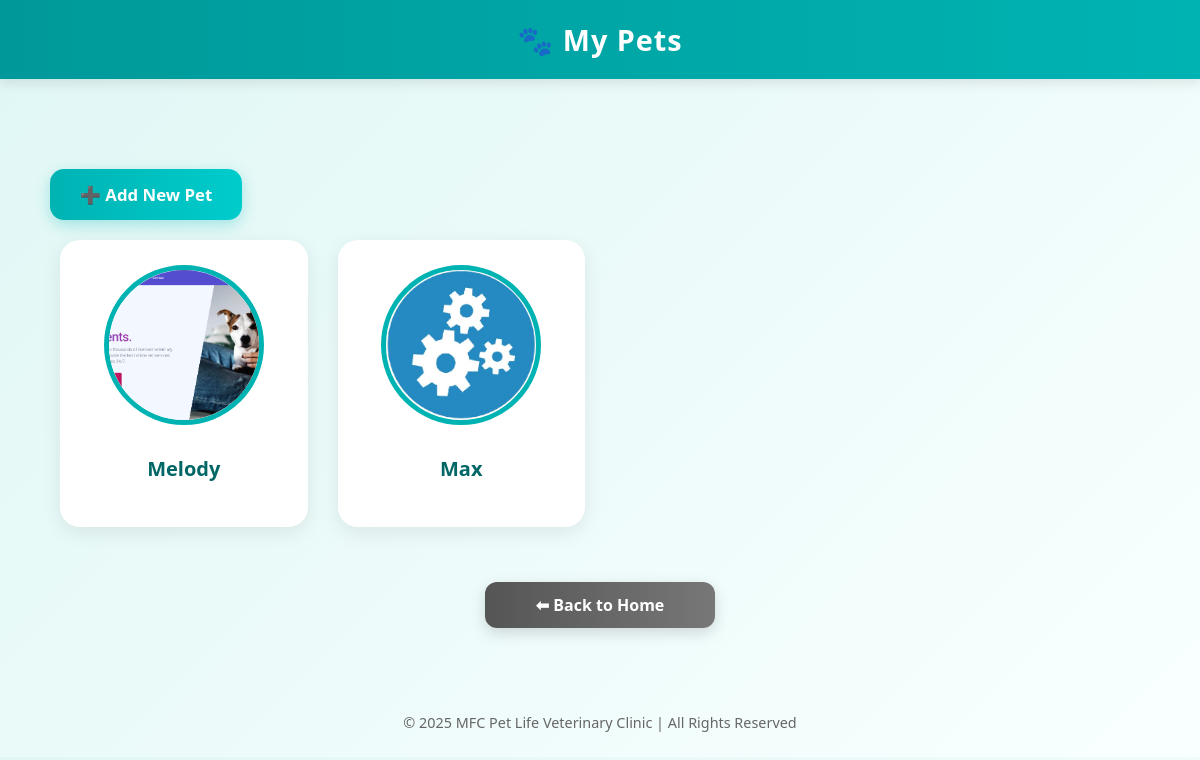
Screenshot of /pet-profile/ (signed in) with the database file from the repository.
### main/models.py (models this page shows, shortened)
class Pet(models.Model):
    owner = models.ForeignKey(User, on_delete=models.CASCADE)
    name = models.CharField(max_length=100)
    species = models.CharField(max_length=50)
    breed = models.CharField(max_length=100, blank=True, null=True)
    gender = models.CharField(max_length=10)
    color = models.CharField(max_length=50, blank=True, null=True)
    birthday = models.DateField(blank=True, null=True)
    age = models.PositiveIntegerField(default=0)
    weight = models.DecimalField(max_digits=5, decimal_places=2, blank=True, null=True)
    image = models.ImageField(upload_to='pets/', blank=True, null=True)
    is_active = models.BooleanField(default=True)  # Soft-delete flag

### main/views.py (the view)
# urls.py: path('pet-profile/', views.pet_profile, name='pet_profile'),
def pet_profile(request):
            pets = Pet.objects.filter(owner=request.user)
            for pet in pets:
                pet.years = pet.age // 12
                pet.months = pet.age % 12
            return render(request, 'clients/pet_profile.html', {'pets': pets})

### main/templates/clients/pet_profile.html (shortened to what this page needs)
{% load static %}
<!DOCTYPE html>
<html lang="en">
<head>
<link rel="stylesheet" href="{% static 'css/clients/pet_profile.css' %}">
</head>
<body>
    <header>🐾 My Pets</header>
    <div class="container">
        <a href="{% url 'add_pet' %}" class="add-btn">➕ Add New Pet</a>
        <div class="pet-list">
    {% for pet in pets %}
        <a href="{% url 'pet_detail' pet_id=pet.id %}" class="pet-card">
            {% if pet.image %}
                <img src="{{ pet.image.url }}" alt="{{ pet.name }}">
            {% else %}
                <img src="{% static 'images/default_pet.png' %}" alt="{{ pet.name }}">
            {% endif %}
            <h3>{{ pet.name }}</h3>
        </a>
    {% empty %}
        <p style="text-align:center; color:#555;">No pets added yet. 🐶🐱</p>
    {% endfor %}
</div>
        <a href="{% url 'homepage' %}" class="back-btn">⬅ Back to Home</a>
    </div>
    <footer>
        © {{ year|default:2025 }} MFC Pet Life Veterinary Clinic | All Rights Reserved
    </footer>
</body>
</html>

### main/static/css/clients/pet_profile.css (style rules this page uses)
body { font-family: 'Poppins', 'Segoe UI', Tahoma, Geneva, Verdana, sans-serif; background: linear-gradient(135deg, #e0f7f5, #f9ffff); margin: 0; padding: 0; color: #333; }
header { background: linear-gradient(90deg, #009999, #00b3b3); color: white; padding: 20px; text-align: center; font-size: 1.8rem; letter-spacing: 1px; font-weight: 600; box-shadow: 0 4px 12px rgba(0,0,0,0.1); }
.container { max-width: 1100px; margin: 60px auto; padding: 0 20px; }
.pet-list { display: grid; grid-template-columns: repeat(auto-fill, minmax(240px, 1fr)); gap: 30px; padding: 10px; }
.pet-card { background: #fff; border-radius: 20px; padding: 25px 20px; text-align: center; box-shadow: 0 6px 20px rgba(0,0,0,0.08); transition: all 0.3s ease; text-decoration: none; color: inherit; position: relative; overflow: hidden; }
.pet-card img { width: 150px; height: 150px; object-fit: cover; border-radius: 50%; border: 5px solid #00b3b3; margin-bottom: 15px; transition: transform 0.3s ease; }
.pet-card h3 { margin-top: 10px; font-size: 1.25rem; font-weight: 600; color: #006666; }
.add-btn { display: inline-block; margin: 30px auto 10px; text-align: center; background: linear-gradient(90deg, #00b3b3, #00cccc); color: white; padding: 14px 30px; border-radius: 14px; text-decoration: none; font-weight: 600; font-size: 1.05rem; transition: transform 0.2s ease, box-shadow 0.2s ease; box-shadow: 0 5px 15px rgba(0,179,179,0.3); }
.back-btn { display: block; width: 230px; margin: 45px auto 0; background: linear-gradient(90deg, #555, #777); text-align: center; color: #fff; padding: 12px 0; border-radius: 12px; font-weight: 600; text-decoration: none; transition: all 0.2s ease; box-shadow: 0 5px 15px rgba(0,0,0,0.15); }
footer { text-align: center; padding: 25px; font-size: 0.9rem; color: #666; }

### rows the page displays
Pet: image (picture), name "Melody"
Pet: image (picture), name "Max"

### other values shown
{{ year|default:2025 }} "2025"
